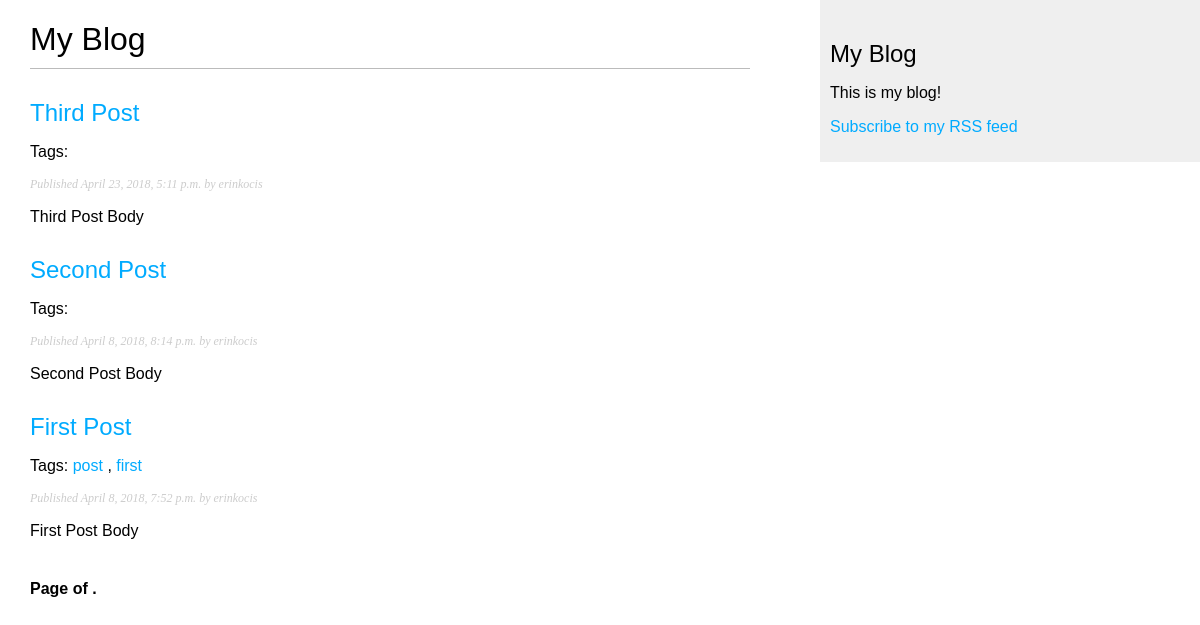
Screenshot of /blog/ with the database file from the repository.
### blog/models.py (models this page shows, shortened)
class Post(models.Model):
    STATUS_CHOICES = (
        ('draft', 'Draft'),
        ('published', 'Published'),
    )
    title = models.CharField(max_length=250)
    slug = models.SlugField(max_length=250, unique_for_date='publish')
    author = models.ForeignKey(User, related_name='blog_posts')
    body = models.TextField()
    publish = models.DateTimeField(default=timezone.now)
    created = models.DateTimeField(auto_now_add=True)
    updated = models.DateTimeField(auto_now=True)
    status = models.CharField(max_length=10, choices=STATUS_CHOICES, default='draft')
    objects = models.Manager() #default manager
    published = PublishedManager() #Dahl specific manager
    tags = TaggableManager()
    class Meta:
        ordering = ('-publish',)
    def get_absolute_url(self):
        return reverse('blog:post_detail', args=[self.publish.year, self.publish.strftime('%m'), self.publish.strftime('%d'), self.slug])

### blog/views.py (the view)
# urls.py: url(r'^tag/(?P<tag_slug>[-\w]+)/$', views.post_list, name='post_list_by_tag'),
def post_list(request, tag_slug=None):
    object_list = Post.published.all() #all posts with published status
    tag = None
    if tag_slug:
        tag = get_object_or_404(Tag, slug=tag_slug)
        object_list = object_list.filter(tags__in=[tag])
    paginator = Paginator(object_list, 3) # instantiate paginator object with 3 posts in each page
    page = request.GET.get('page') # get page get parameter to indicate curr page number
    try:
        posts = paginator.page(page) #obtain objects for desired page with page method
    except PageNotAnInteger:
        posts = paginator.page(1)
    except EmptyPage:
        posts = paginator.page(paginator.num_pages)
    return render(request, 'blog/post/list.html', {'page': page,'posts': posts,'tag': tag}) #render list of posts

### blog/models.py (called while the page is built)
    def get_queryset(self):
        return super(PublishedManager, self).get_queryset().filter(status='published')

### blog/templates/blog/post/list.html (shortened to what this page needs)
<!DOCTYPE html>
{% extends "blog/base.html" %}
{% block content %}
  <h1>My Blog</h1>
  {% for post in posts %}
    <h2><a href="{{ post.get_absolute_url }}">{{ post.title }}</a></h2>
    <p class="tags">
            Tags:
            {% for tag in post.tags.all %}
                <a href="{% url "blog:post_list_by_tag" tag.slug %}">{{ tag.name }}</a>
                {% if not forloop.last %}, {% endif %}
            {% endfor %}
        </p>
    <p class="date">
      Published {{ post.publish }} by {{ post.author }}
    </p>
    {{ post.body|truncatewords:30|linebreaks }}
  {% endfor %}
  {% include "pagination.html" with page=page_obj %}
{% endblock %}

### blog/static/css/blog.css (style rules this page uses)
body { margin:0; padding:0; font-family:helvetica, sans-serif; }
a { color:#00abff; text-decoration:none; }
h1 { font-weight:normal; border-bottom:1px solid #bbb; padding:0 0 10px 0; }
h2 { font-weight:normal; margin:30px 0 0; }
p.date { color:#ccc; font-family: georgia, serif; font-size: 12px; font-style: italic; }

### rows the page displays
Post: title "Third Post", publish "April 23, 2018, 5:11 p.m.", author "erinkocis", body "Third Post Body"
Post: title "Second Post", publish "April 8, 2018, 8:14 p.m.", author "erinkocis", body "Second Post Body"
Post: title "First Post", publish "April 8, 2018, 7:52 p.m.", author "erinkocis", body "First Post Body"
Tag: name "post"
Tag: name "first"
